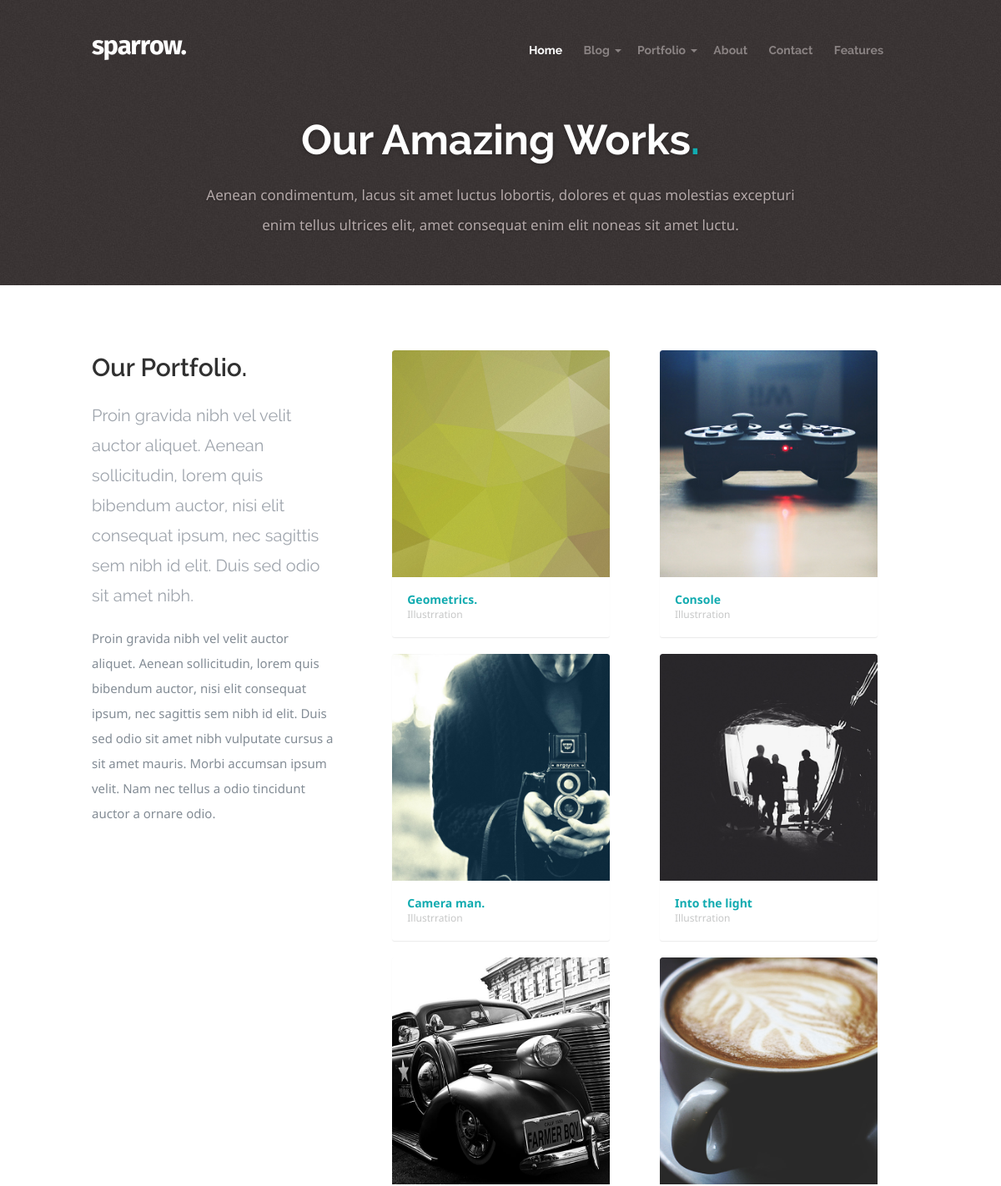
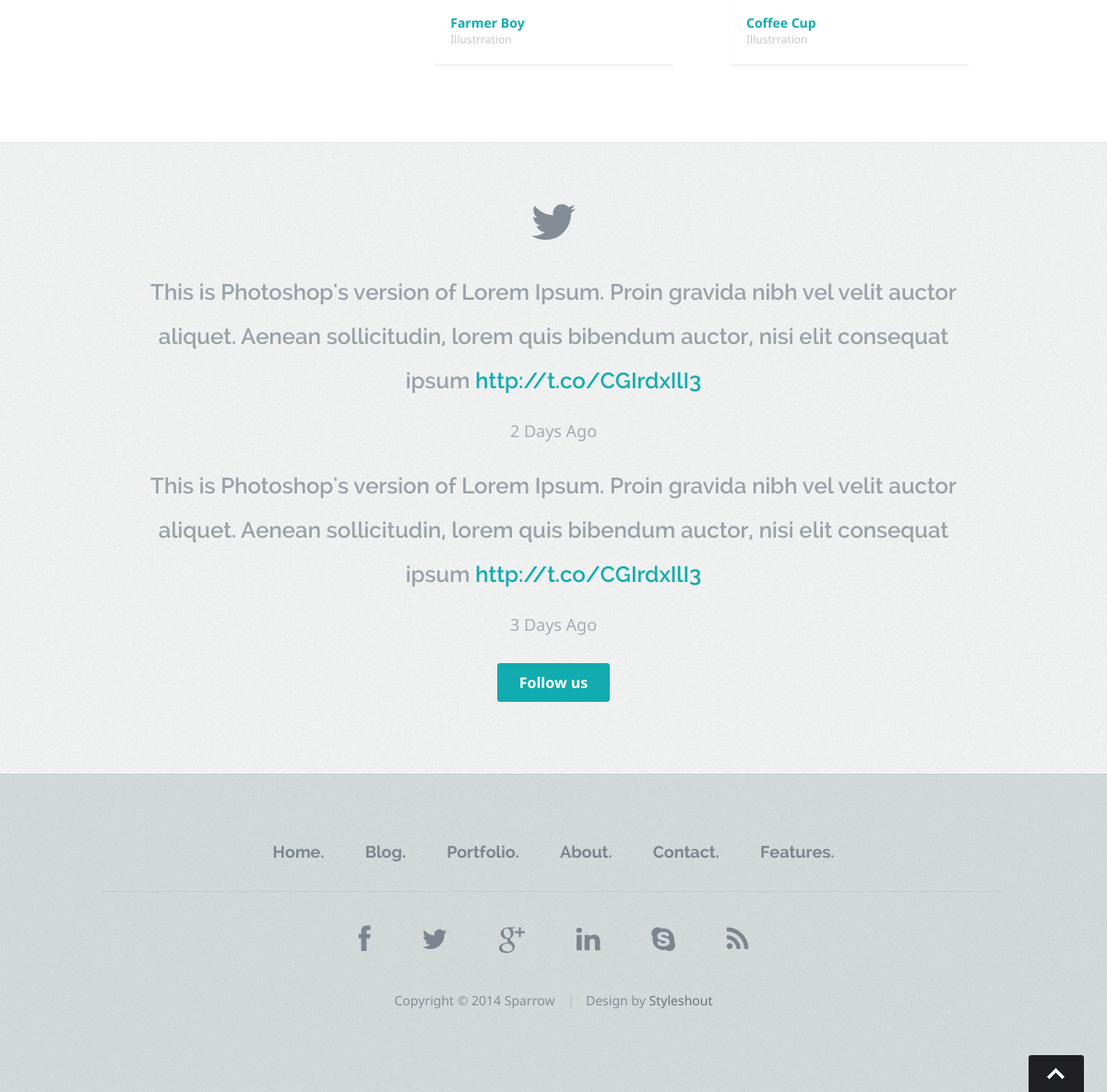
/portfolios.php, run on the app's committed database (2 pictures, top to bottom).
### tables this page shows
CREATE TABLE `works` (
  `id` int NOT NULL,
  `title` varchar(255) DEFAULT NULL,
  `text` text,
  `date` datetime DEFAULT CURRENT_TIMESTAMP,
  `image_path` varchar(255) DEFAULT NULL
);

### portfolios.php (the view, shortened to what this page needs)
<?php
require_once 'config/connect.php';
$works = mysqli_query($connect, "SELECT * FROM `works`");
$works = mysqli_fetch_all($works);
?>
<!DOCTYPE html>
<html class="no-js" lang="en">
<head>
   <link rel="stylesheet" href="css/default.css">
   <link rel="stylesheet" href="css/layout.css">
   <link rel="stylesheet" href="css/media-queries.css">
</head>
<body>
   <?php
   require_once('header.php');
   ?>
   <div id="page-title">
      <div class="row">
         <div class="ten columns centered text-center">
            <h1>Our Amazing Works<span>.</span></h1>
            <p>Aenean condimentum, lacus sit amet luctus lobortis, dolores et quas molestias excepturi
               enim tellus ultrices elit, amet consequat enim elit noneas sit amet luctu. </p>
         </div>
      </div>
   </div>
   <div class="content-outer">
      <div id="page-content" class="row portfolio">
         <section class="entry cf">
            <div id="secondary" class="four columns entry-details">
               <h1>Our Portfolio.</h1>
               <p class="lead">Proin gravida nibh vel velit auctor aliquet. Aenean sollicitudin, lorem quis bibendum auctor,
                  nisi elit consequat ipsum, nec sagittis sem nibh id elit. Duis sed odio sit amet nibh.</p>
               <p>Proin gravida nibh vel velit auctor aliquet. Aenean sollicitudin, lorem quis bibendum auctor,
                  nisi elit consequat ipsum, nec sagittis sem nibh id elit. Duis sed odio sit amet nibh vulputate
                  cursus a sit amet mauris. Morbi accumsan ipsum velit. Nam nec tellus a odio tincidunt auctor a
                  ornare odio.</p>
            </div>
            <div id="primary" class="eight columns portfolio-list">
               <div class="works-wrapper">
                  <?php
                  foreach ($works as $work) {
                  ?>
                     <div class="columns portfolio-item">
                        <div class="item-wrap">
                           <a href="portfolio.php?id=<?= $work[0] ?>">
                              <img alt="" src="<?php echo $work[4]; ?>">
                           </a>
                           <div class="portfolio-item-meta">
                              <h5><a href="portfolio.html"><?php echo $work[1]; ?></a></h5>
                              <p>Illustrration</p>
                           </div>
                        </div>
                     </div>
                  <?php
                  }
                  ?>
               </div>
            </div>
         </section>
      </div>
   </div>
   <section id="tweets">
      <div class="row">
         <div class="tweeter-icon align-center">
            <i class="fa fa-twitter"></i>
         </div>
         <ul id="twitter" class="align-center">
            <li>
               <span>
                  This is Photoshop's version of Lorem Ipsum. Proin gravida nibh vel velit auctor aliquet.
                  Aenean sollicitudin, lorem quis bibendum auctor, nisi elit consequat ipsum
                  <a href="#">http://t.co/CGIrdxIlI3</a>
               </span>
               <b><a href="#">2 Days Ago</a></b>
            </li>
            <li>
               <span>
                  This is Photoshop's version of Lorem Ipsum. Proin gravida nibh vel velit auctor aliquet.
                  Aenean sollicitudin, lorem quis bibendum auctor, nisi elit consequat ipsum
                  <a href="#">http://t.co/CGIrdxIlI3</a>
               </span>
               <b><a href="#">3 Days Ago</a></b>
            </li>
         </ul>
         <p class="align-center"><a href="#" class="button">Follow us</a></p>
      </div>
   </section>
   <?php include('footer.php'); ?>
</body>
</html>

### css/default.css (style rules this page uses)
html, body, div, span, object, iframe, h1, h2, h3, h4, h5, h6, p, blockquote, pre, abbr, address, cite, code, del, dfn, em, img, ins, kbd, q, samp, small, strong, sub, sup, var, b, i, dl, dt, dd, ol, ul, li, fieldset, form, label, legend, table, caption, tbody, tfoot, thead, tr, th, td, article, aside, canvas, details, figcaption, figure, footer, header, hgroup, menu, nav, section, summary, time, mark, audio, video { margin: 0; padding: 0; border: 0; outline: 0; font-size: 100%; vertical-align: baseline; background: transparent; }
article,aside,details,figcaption,figure, footer,header,hgroup,menu,nav,section { display: block; }
*, *:before, *:after { -moz-box-sizing: border-box; -webkit-box-sizing: border-box; box-sizing: border-box; }
html { font-size: 62.5%; }
body { background: #fff; font-family: notosans-regular, sans-serif; font-size: 15px; line-height: 30px; color: #838C95; -webkit-font-smoothing: antialiased; -webkit-text-size-adjust: 100%; }
h1, h2, h3, h4, h5, h6 { color: #313131; font-family: raleway-bold, sans-serif; }
h1 a, h2 a, h3 a, h4 a, h5 a, h6 a { font-weight: inherit; }
h1 { font-size: 42px; line-height: 48px; margin-bottom: 12px; }
h5 { font-size: 18px; line-height: 30px; }
p { margin: 0 0 30px 0; }
p.lead { font: 20px/36px raleway-regular, sans-serif; margin-bottom: 18px; color: #9FA5AD; }
strong, b { font: 15px/30px notosans-bold, sans-serif; }
a, a:visited { text-decoration: none; outline: 0; color: #11ABB0; -webkit-transition: color .3s ease-in-out; -moz-transition: color .3s ease-in-out; -o-transition: color .3s ease-in-out; transition: color .3s ease-in-out; }
p a, p a:visited { line-height: inherit; }
ul, ol { margin-bottom: 24px; margin-top: 12px; }
ul { list-style: none outside; }
li { line-height: 18px; margin-bottom: 12px; }
img { max-width: 100%; height: auto; }
.button, .button:visited, button, input[type="submit"], input[type="reset"], input[type="button"] { font: 16px/30px notosans-bold, sans-serif; background: #11ABB0; display: inline-block; text-decoration: none; letter-spacing: 0; color: #fff; padding: 12px 24px; margin-bottom: 18px; border: none; cursor: pointer; height: auto; -webkit-transition: all .2s ease-in-out; -moz-transition: all .2s ease-in-out; -o-transition: all .2s ease-in-out; -ms-transition: all .2s ease-in-out; transition: all .2s ease-in-out; -moz-border-radius: 3px; -webkit-border-radius: 3px; -khtml-border-radius: 3px; border-radius: 3px; }
.row { width: 96%; max-width: 1020px; margin: 0 auto; }
.row:before, .row:after { content: " "; display: table; }
.row:after { clear: both; }
.column, .columns { position: relative; padding: 0 20px; min-height: 1px; float: left; }
.column.centered, .columns.centered { float: none; margin: 0 auto; }
[class*="column"] + [class*="column"]:last-child { float: right; }
.row .four { width: 33.33333%; }
.row .eight { width: 66.66667%; }
.row .ten { width: 83.33333%; }
.cf:before, .cf:after { content: " "; display: table; }
.cf:after { clear: both; }
.text-center { text-align: center !important; }
.align-center { margin-left: auto !important; margin-right: auto !important; text-align: center !important; }

### data on the page
works: image_path (picture), title "Geometrics."
works: image_path (picture), title "Console"
works: image_path (picture), title "Camera man."
works: image_path (picture), title "Into the light"
works: image_path (picture), title "Farmer Boy"
works: image_path (picture), title "Coffee Cup"
